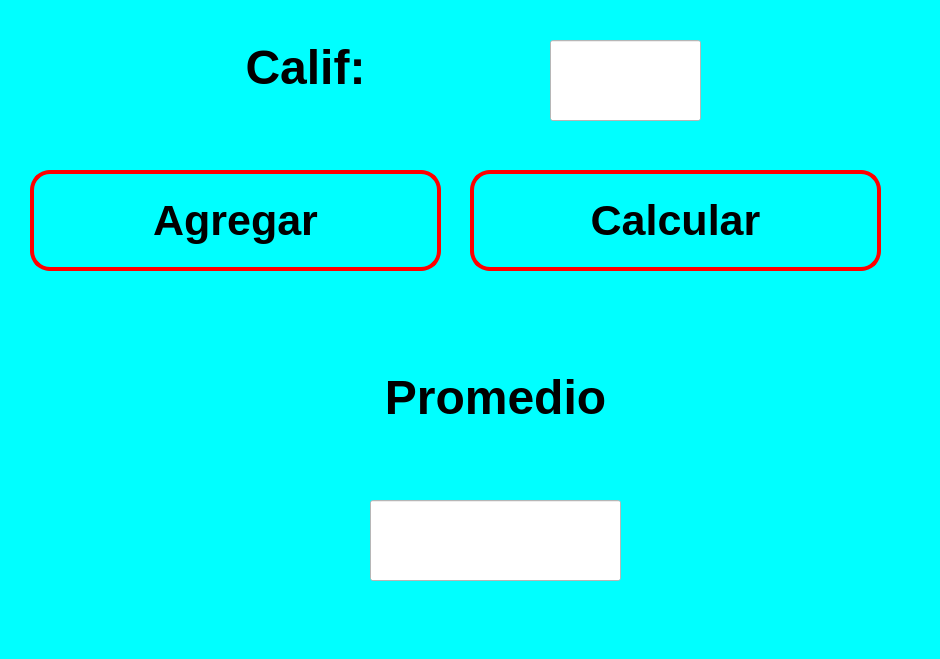
<?xml version="1.0" encoding="UTF-8"?>
<ui version="4.0">
 <class>MainWindow</class>
 <widget class="QMainWindow" name="MainWindow">
  <property name="geometry">
   <rect>
    <x>0</x>
    <y>0</y>
    <width>940</width>
    <height>659</height>
   </rect>
  </property>
  <property name="font">
   <font>
    <pointsize>32</pointsize>
    <weight>75</weight>
    <bold>true</bold>
   </font>
  </property>
  <property name="windowTitle">
   <string>MainWindow</string>
  </property>
  <property name="styleSheet">
   <string notr="true">background-color: rgb(0, 255, 0);
background-color: rgb(0, 255, 255);</string>
  </property>
  <widget class="QWidget" name="centralwidget">
   <widget class="QPushButton" name="btn_agregar">
    <property name="geometry">
     <rect>
      <x>30</x>
      <y>170</y>
      <width>411</width>
      <height>101</height>
     </rect>
    </property>
    <property name="font">
     <font>
      <pointsize>32</pointsize>
      <weight>75</weight>
      <bold>true</bold>
      <stylestrategy>PreferDefault</stylestrategy>
      <kerning>false</kerning>
     </font>
    </property>
    <property name="styleSheet">
     <string notr="true">background-color: cyan;
border: 4px solid red;
border-radius:20px;
color: black;</string>
    </property>
    <property name="text">
     <string>Agregar</string>
    </property>
   </widget>
   <widget class="QLabel" name="label">
    <property name="geometry">
     <rect>
      <x>170</x>
      <y>40</y>
      <width>271</width>
      <height>81</height>
     </rect>
    </property>
    <property name="styleSheet">
     <string notr="true">background-color: rgb(0, 255, 255);</string>
    </property>
    <property name="text">
     <string>&lt;html&gt;&lt;head/&gt;&lt;body&gt;&lt;p align=&quot;center&quot;&gt;&lt;span style=&quot; font-size:36pt; font-weight:600;&quot;&gt;Calif:&lt;/span&gt;&lt;/p&gt;&lt;p align=&quot;center&quot;&gt;&lt;br/&gt;&lt;/p&gt;&lt;/body&gt;&lt;/html&gt;</string>
    </property>
   </widget>
   <widget class="QLineEdit" name="txt_promedio">
    <property name="geometry">
     <rect>
      <x>370</x>
      <y>500</y>
      <width>251</width>
      <height>81</height>
     </rect>
    </property>
    <property name="font">
     <font>
      <pointsize>32</pointsize>
      <weight>75</weight>
      <bold>true</bold>
     </font>
    </property>
    <property name="styleSheet">
     <string notr="true">background-color: rgb(255, 255, 255);</string>
    </property>
    <property name="text">
     <string/>
    </property>
    <property name="alignment">
     <set>Qt::AlignCenter</set>
    </property>
   </widget>
   <widget class="QLabel" name="label_3">
    <property name="geometry">
     <rect>
      <x>360</x>
      <y>370</y>
      <width>271</width>
      <height>81</height>
     </rect>
    </property>
    <property name="styleSheet">
     <string notr="true">background-color: rgb(0, 255, 255);</string>
    </property>
    <property name="text">
     <string>&lt;html&gt;&lt;head/&gt;&lt;body&gt;&lt;p align=&quot;center&quot;&gt;&lt;span style=&quot; font-size:36pt; font-weight:600;&quot;&gt;Promedio&lt;/span&gt;&lt;/p&gt;&lt;p align=&quot;center&quot;&gt;&lt;br/&gt;&lt;/p&gt;&lt;/body&gt;&lt;/html&gt;</string>
    </property>
   </widget>
   <widget class="QLineEdit" name="txt_calificacion">
    <property name="geometry">
     <rect>
      <x>550</x>
      <y>40</y>
      <width>151</width>
      <height>81</height>
     </rect>
    </property>
    <property name="font">
     <font>
      <pointsize>32</pointsize>
      <weight>75</weight>
      <bold>true</bold>
     </font>
    </property>
    <property name="styleSheet">
     <string notr="true">background-color: rgb(255, 255, 255);</string>
    </property>
    <property name="text">
     <string/>
    </property>
    <property name="alignment">
     <set>Qt::AlignCenter</set>
    </property>
   </widget>
   <widget class="QPushButton" name="btn_calcular">
    <property name="geometry">
     <rect>
      <x>470</x>
      <y>170</y>
      <width>411</width>
      <height>101</height>
     </rect>
    </property>
    <property name="font">
     <font>
      <pointsize>32</pointsize>
      <weight>75</weight>
      <bold>true</bold>
      <stylestrategy>PreferDefault</stylestrategy>
      <kerning>false</kerning>
     </font>
    </property>
    <property name="styleSheet">
     <string notr="true">background-color: cyan;
border: 4px solid red;
border-radius:20px;
color: black;</string>
    </property>
    <property name="text">
     <string>Calcular</string>
    </property>
   </widget>
  </widget>
  <widget class="QMenuBar" name="menubar">
   <property name="geometry">
    <rect>
     <x>0</x>
     <y>0</y>
     <width>940</width>
     <height>21</height>
    </rect>
   </property>
  </widget>
  <widget class="QStatusBar" name="statusbar"/>
 </widget>
 <resources/>
 <connections/>
</ui>
